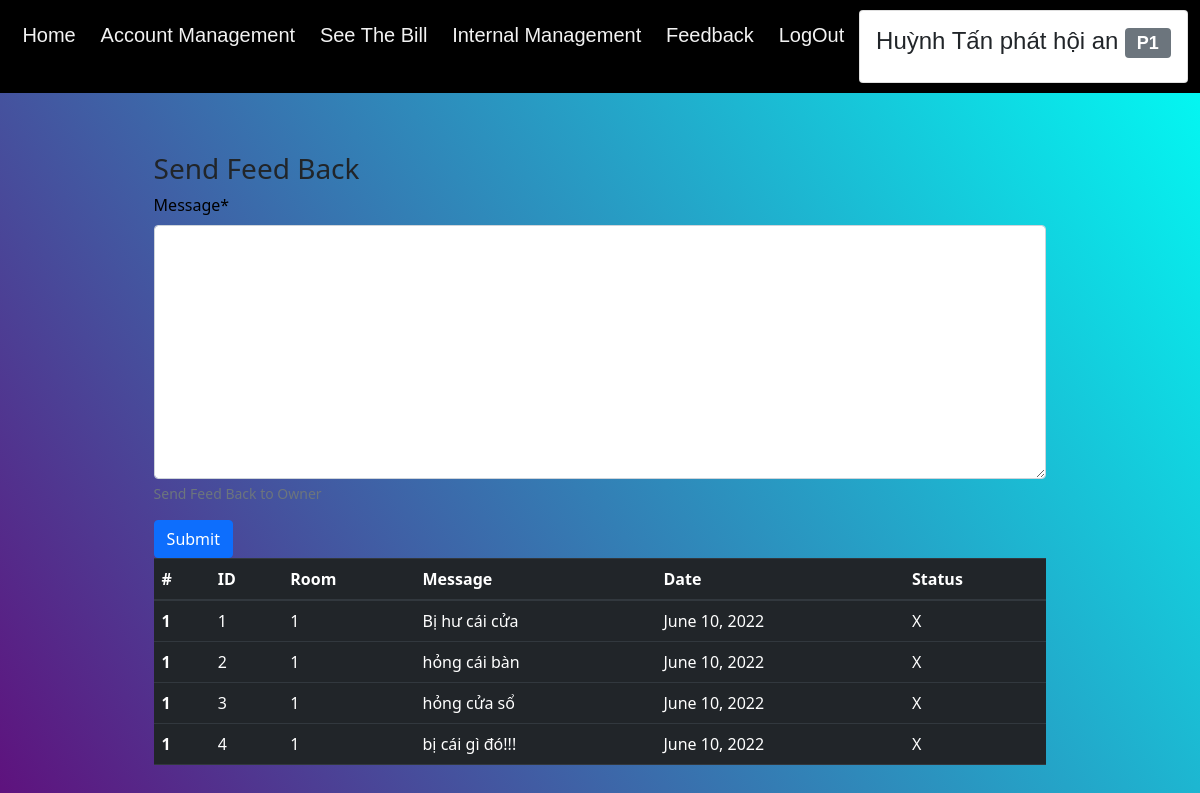
Screenshot of /feedback/feed_back_of_renter/ (signed in) with the database file from the repository.
### User/models.py (models this page shows, shortened)
class MyUser(AbstractBaseUser,PermissionsMixin):
    username=models.CharField(max_length=255,unique=True)
    email = models.EmailField(
        verbose_name='email address',
        max_length=255,
    )
    full_name=models.CharField(max_length=255)
    phone_number=models.CharField(max_length=12,null=True)
    address=models.CharField(max_length=255,null=True)
    is_active = models.BooleanField(default=True)
    is_owner=models.BooleanField(default=False)
    objects = MyUserManager()
    USERNAME_FIELD = 'username'
    REQUIRED_FIELDS = ['email','full_name']

class Renter(models.Model):
    user=models.OneToOneField(MyUser,on_delete=models.CASCADE)
    room=models.ForeignKey(Room,related_name='renter'
                           ,on_delete=models.CASCADE)
    citizen_id=models.CharField(max_length=15,null=True)

### Room/models.py (models this page shows, shortened)
class Room(models.Model):
    class  Meta:
        constraints = [
            models.CheckConstraint(check=models.Q(room_number__gte=0,area__gte=0,
                                                  room_price__gte=0),name='gte 0'),
        ]
    room_id=models.CharField(max_length=20,primary_key=True)
    room_number=models.IntegerField(unique=True)
    area=models.CharField(max_length=20)
    room_price=models.FloatField(default=0)
    status=models.BooleanField(default=False)
    description=models.CharField(max_length=250,default="")

### Feed_Back/models.py (models this page shows, shortened)
class FeedBack(models.Model):
    room=models.ForeignKey(Room,on_delete=models.CASCADE)
    message=models.CharField(max_length=250)
    created_at=models.DateField(auto_now_add=True)
    status=models.BooleanField(default=False)

### Feed_Back/views.py (the view, shortened to what this page needs)
# urls.py: path('feed_back_of_renter/',views.RenterFeedBack.as_view(),name="renter_feed_back"),
class RenterFeedBack(TemplateView):
    template_name= "renter_dashboard/partial/feedback.html"
    def get_context_data(self):
        context=super().get_context_data()
        context['send_feed_back_form']=sendFeedBack(initial={"room":self.request.user.renter.room})
        context['feedbacks']=FeedBack.objects.filter(room=self.request.user.renter.room)
        return context

### Feed_Back/forms.py
class sendFeedBack(forms.ModelForm):
    class Meta:
        fields='__all__'
        model=FeedBack
    def __init__(self,*args,**kwargs):
        super().__init__(*args,**kwargs)
        self.fields['room'].widget=forms.HiddenInput()
        self.fields['message'].widget=forms.Textarea()
        for field in self.fields:
            self.fields[field].widget.attrs.update({'class':'form-control',})

### templates/renter_dashboard/partial/feedback.html (shortened to what this page needs)
{% extends "renter_dashboard/base.html" %}
{% load static  %}
{% block content %}
  <div class="container">
	  <div class="box_send_feedback_form">
		<h3>Send Feed Back</h3>
		<form action="." method="POST">
			<div class="mb-3">
			  <label for="" class="form-label">Message*</label>
			  {{send_feed_back_form.message}}
			  <div id="" class="form-text">Send Feed Back to Owner</div>
			</div>
			<button type="submit" class="btn btn-primary">Submit</button>
		  </form>
		  <table class="table table-dark">
			<thead>
			  <tr>
				<th scope="col">#</th>
				<th scope="col">ID</th>
				<th scope="col">Room</th>
				<th scope="col">Message</th>
				<th scope="col">Date</th>
				<th scope="col">Status</th>
			  </tr>
			</thead>
			<tbody>
				{% for fb in feedbacks %}
			  <tr>
				<th scope="row">1</th>
				<td>{{fb.id}}</td>
				<td>{{fb.room.room_number}}</td>
				<td>{{fb.message}}</td>
				<td>{{fb.created_at}}</td>
				<td>
					{% if fb.status %}
						Vs
					{% else %}
						X
					{% endif %}
				</td>
			  </tr>
			  {% endfor %}
			</tbody>
		  </table>
	  </div>
  </div>
{% endblock content %}

### templates/renter_dashboard/base.html (shortened to what this page needs)
{% load static %}
<!doctype html>
<html lang="en">
<head>
    <link rel="stylesheet" href="https://cdn.jsdelivr.net/npm/bootstrap@4.0.0/dist/css/bootstrap.min.css">
    <link rel="stylesheet" href="{% static 'home/css/style.css' %}">
    <link rel="stylesheet" href="https://cdnjs.cloudflare.com/ajax/libs/font-awesome/6.1.1/css/all.min.css"
 />
    <link href='https://unpkg.com/boxicons@2.1.2/css/boxicons.min.css' rel='stylesheet'>
    <link href="{% static 'renter_dashboard/css/bootstrap.css' %}" rel="stylesheet">
    <link  href="{% static 'renter_dashboard/css/bootstrap.min.css' %}" rel="stylesheet">
    <link href='https://cdnjs.cloudflare.com/ajax/libs/font-awesome/4.7.0/css/font-awesome.min.css' rel='stylesheet'>
    <link rel="stylesheet" href="{% static 'renter_dashboard/css/base.css' %}">
</head>
<body>
    <div class="top">
        <a href="{% url 'home:renter_site' %}">Home</a>
        <a href="{% url 'user:edit_user_of_renter_site' user.renter.id %}">Account Management</a></a>
        <a href="{% url 'bill:bill_of_renter_site' %}">See The Bill</a>
        <a href="#Internal_Management">Internal Management</a>
        <a href="{% url 'feedback:renter_feed_back' %}">Feedback</a>
        <a href="{% url 'home:logout' %}">LogOut</a>
        <div class="card">
            <div class="card-body">
            <h4>{{user.full_name}} <span class="badge bg-secondary">P{{user.renter.room.room_number}}</span></h4>
            </div>
        </div>
    </div>
    {% block content %}
    {% endblock content %}
</body>
</html>

### static/home/css/style.css (style rules this page uses)
* { margin: 0; padding: 0; box-sizing: border-box; }
html, body { width: 100%; height: 100%; --bg: #e9eef4; --color-text: #0e0e0e; --color-boder: #bcbfc2; --btn-active: #bcbfc2; font-family: 'Open Sans', sans-serif; }
a { text-decoration: none; }
.form-control { display: block; width: 100%; padding: 6px 12px; font-size: 14px; line-height: 1.42857143; color: #555; background-color: #fff; background-image: none; border: 1px solid #ccc; border-radius: 4px; outline: none; }

### static/renter_dashboard/css/base.css (style rules this page uses)
.top { top : 0%; margin: 0; font-family: Arial, Helvetica, sans-serif; position: absolute; width: 100%; overflow: hidden; background-color: black; position: fixed; }
.top a { float: left; color: #f2f2f2; text-align: center; padding: 14px 16px; text-decoration: none; font-size: 17px; }

### rows the page displays
MyUser: full_name "Huỳnh Tấn phát hội an", renter.room.room_number "1"
FeedBack: id "1", room.room_number "1", message "Bị hư cái cửa", created_at "June 10, 2022", status "X"
FeedBack: id "2", room.room_number "1", message "hỏng cái bàn", created_at "June 10, 2022", status "X"
FeedBack: id "3", room.room_number "1", message "hỏng cửa sổ", created_at "June 10, 2022", status "X"
FeedBack: id "4", room.room_number "1", message "bị cái gì đó!!!", created_at "June 10, 2022", status "X"
